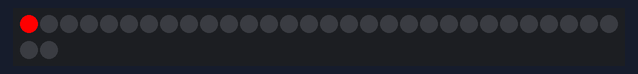
Bench run of a sketch on a simulated Arduino Uno, built with avr-gcc and run on an emulated ATmega328P. On the bench: 32 RGB LEDs in strip order, left to right, continuing on the next row.

Above: at 0.17 s.
At 5.47 s:
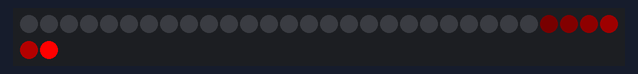
At 9.75 s:
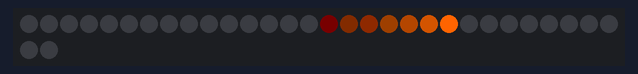
At 19.86 s:
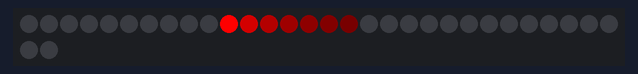
At 29.69 s:
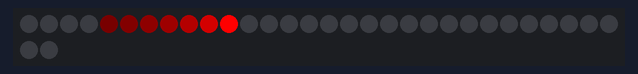
At 39.83 s:
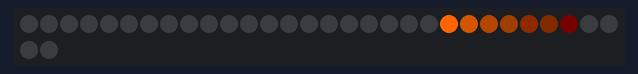

The sketch:

kitt.ino
```cpp
#include "LPD8806.h"
#include "SPI.h"

// Knight Rider KITT and KARR scan bar (light chaser).
// Uses a 1 metre Adafruit digital RGB LED strip with an LPD8806 chip.
// http://www.adafruit.com/products/306

/*****************************************************************************/

// Number of RGB LEDs in strand:
int nLEDs = 32;
int dataPin  = 2;
int clockPin = 3;

LPD8806 strip = LPD8806(nLEDs, dataPin, clockPin);

void setup() {
  strip.begin();

  // Update the strip, to start they are all 'off'
  strip.show();
}

void scanBar(uint32_t (*getColor)(byte)) {
  int tail = 7;

  for(int i=0; i<(int)strip.numPixels()+tail; i++) {
    for(int j=0; j<=i; j++) {
      int diff = min(tail, abs(j-i));
      int brightness = (128 >> diff) - 1;
      strip.setPixelColor(min(strip.numPixels()-1, j), getColor(brightness));
    }

    strip.show();
    delay(20);
  }

  for(int i=strip.numPixels()-1; i>=-tail; i--) {
    for(int j=strip.numPixels()-1; j>=i; j--) {
      int diff = min(tail, abs(j-i));
      int brightness = (128 >> diff) - 1;
      strip.setPixelColor(max(0, j), getColor(brightness));
    }

    strip.show();
    delay(20);
  }
}

void loop() {
  for(int i = 0; i<3; i++) {
    scanBar(&kitt);
  }
  for(int i = 0; i<3; i++) {
    scanBar(&karr);
  }
}

uint32_t kitt(byte brightness) {
  return strip.Color(brightness, 0, 0);
}

uint32_t karr(byte brightness) {
  return strip.Color(brightness, brightness*0.4, 0);
}
```
